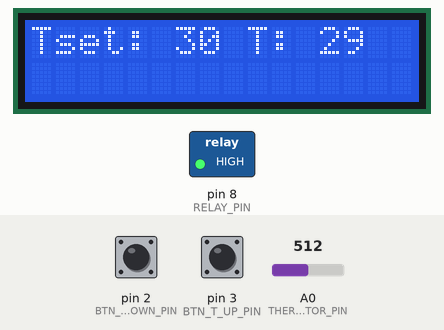
This sketch was run on a simulated Arduino Uno, built with avr-gcc and run on an emulated ATmega328P. On the bench: 16×2 character LCD, switched loads named in the sketch (green lamp = pin HIGH). The inputs (shaded band) are chosen by the test bench; at power-on: A0 (THERMISTOR_PIN) = 512, pin 3 (BTN_T_UP_PIN) HIGH, pin 2 (BTN_T_DOWN_PIN) HIGH. What the sketch prints to the serial monitor is not drawn.

Above: at 1.2 s.
1.3 s: A0 (THERMISTOR_PIN) set to 716
At 2.0 s:
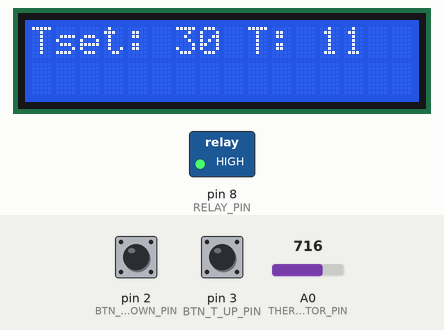
4.3 s: pin 3 (BTN_T_UP_PIN) pulled LOW for 1 s
At 6.8 s:
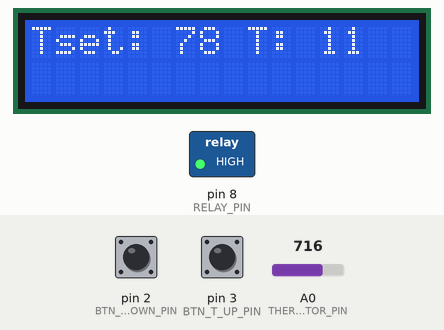
8.3 s: pin 2 (BTN_T_DOWN_PIN) pulled LOW for 0.15 s
At 9.4 s:
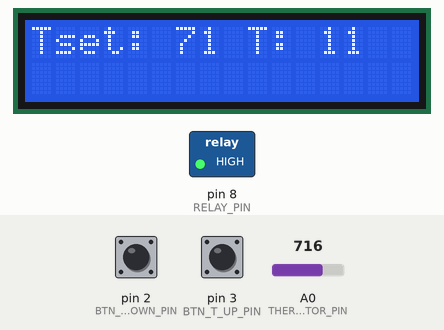
9.9 s: pin 2 (BTN_T_DOWN_PIN) pulled LOW for 1 s
At 11.7 s:
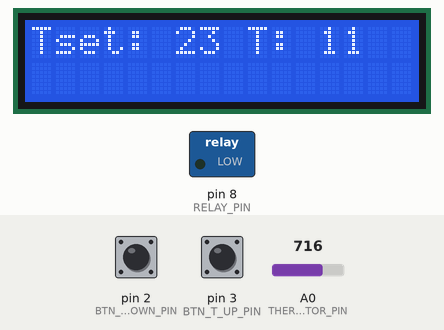
12.4 s: pin 3 (BTN_T_UP_PIN) pulled LOW for 0.15 s
At 12.9 s:
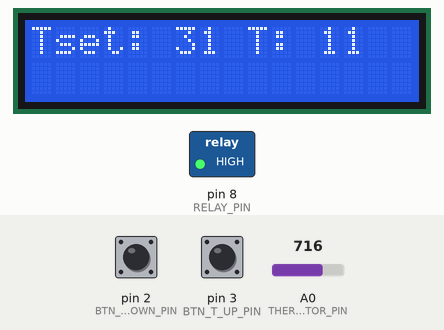
14.0 s: A0 (THERMISTOR_PIN) set to 900
At 15.4 s:
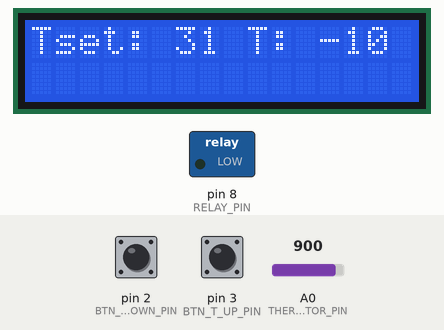
Timing chart, 0 to 16.6 s (numbered marks = the images above; inputs shaded):
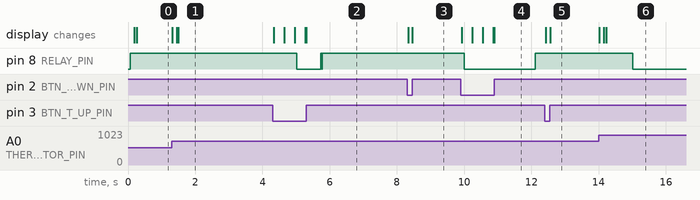

Measured:
- after the input at 1.3 s, the display: first changes at once (image 1 shows a later state)
- after the input at 4.3 s, the display: first changes at once (image 2 shows a later state)
- after the input at 8.3 s, the display: first changes at once (image 3 shows a later state)
- after the input at 9.9 s, the display: first changes at once (image 4 shows a later state)
- after the input at 12.4 s, the display: first changes at once (image 5 shows a later state)
- after the input at 14.0 s, the display: first changes at once (image 6 shows a later state)

The sketch:

electric_stove_control.ino
```cpp
#include <PID_v1.h>
#include <LiquidCrystal.h>

const int8_t RELAY_PIN = 8;

const int32_t THERMISTOR_PIN      = A0;
const int32_t THERMISTOR_NOMINAL  = 100000; // Ohms
const int32_t RESISTOR_NOMINAL    = 82000;  // Ohms
const int32_t TEMPERATURE_NOMINAL = 25;  // C
const int32_t NUM_SAMPLES         = 5;
const int32_t B_COEFFICIENT       = 3950;

const int8_t BTN_T_UP_PIN   = 3;
const int8_t BTN_T_DOWN_PIN = 2;

const int16_t T_MIN = 0;   // C
const int16_t T_MAX = 300; // C

// PID
double setpoint = 30, input, output;
double kp = 2, ki = 5, kd = 1;
PID pid(&input, &output, &setpoint, kp, ki, kd, DIRECT);
const int16_t WINDOW_SIZE = 5000;
uint32_t window_start_time;

LiquidCrystal lcd(12, 11, 4, 5, 6, 7);

void setup() {
  Serial.begin(9600);
  pinMode(BTN_T_UP_PIN, INPUT_PULLUP);
  pinMode(BTN_T_DOWN_PIN, INPUT_PULLUP);
  pinMode(RELAY_PIN, OUTPUT);

  window_start_time = millis();
  pid.SetOutputLimits(0, WINDOW_SIZE);

  //turn the PID on
  pid.SetMode(AUTOMATIC);

  lcd.begin(16, 2);
}

int16_t get_thermistor_value() {
  return analogRead(THERMISTOR_PIN);
}

float value_to_resistance(float val) {
  return RESISTOR_NOMINAL / (1023 / val - 1);
}

// Converts resistance to temperature.
float steinhart(float resistance) {
  float result;
  result = resistance / THERMISTOR_NOMINAL; // (R/Ro)
  result = log(result);                     // ln(R/Ro)
  result /= B_COEFFICIENT;                  // 1/B * ln(R/Ro)
  result += 1.0 / (TEMPERATURE_NOMINAL + 273.15); // + (1/To)
  result = 1.0 / result;                    // Invert
  result -= 273.15;                         // convert to C
  return result;
}

void update_setpoint_x() {
  if (! digitalRead(BTN_T_UP_PIN) && (setpoint < T_MAX)) {
    Serial.println(setpoint);
    setpoint++;
  } else if (! digitalRead(BTN_T_DOWN_PIN) && (setpoint > T_MIN)) {
    Serial.println(setpoint);
    setpoint--;
  }
}

float get_temp() {
  int16_t raw_value = get_thermistor_value();
  float avg = value_to_resistance(raw_value);
  return steinhart(avg);
}

void clear_row(int row, int from) {
  for (int idx = from; idx < 16; ++idx) {
    lcd.setCursor(idx, row);
    lcd.print(" ");
  }
}

void loop() {
  input = (input * 0.8) + (get_temp() * 0.2);

  update_setpoint_x();

  Serial.print(input);
  Serial.print(",");
  Serial.println(setpoint);

  lcd.setCursor(0, 0);
  String str = String("Tset: ") + (int) setpoint
                 + " T: " + (int) input;
  lcd.print(str);
  clear_row(0, str.length());

  pid.Compute();

  if ((millis() - window_start_time) > WINDOW_SIZE) {
    window_start_time += WINDOW_SIZE;
  }

  if (output < (millis() - window_start_time)) {
    digitalWrite(RELAY_PIN, HIGH);
  } else {
    digitalWrite(RELAY_PIN, LOW);
  }
}
```
